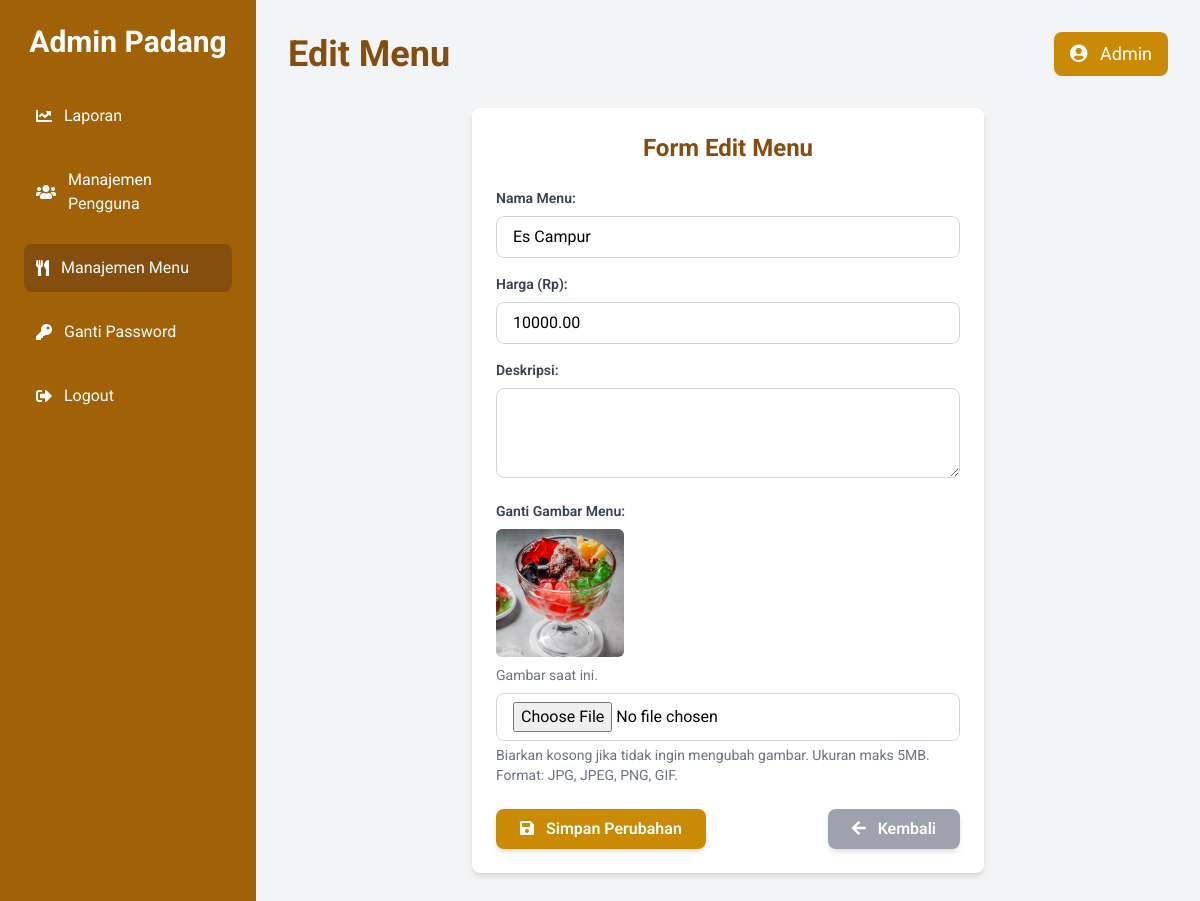
Screenshot of /edit_menu.php?id=12 (signed in) with the database file from the repository.
### tables this page shows
CREATE TABLE `menus` (
  `id` int(6) UNSIGNED NOT NULL,
  `nama_menu` varchar(255) NOT NULL,
  `deskripsi` text DEFAULT NULL,
  `harga` decimal(10,2) NOT NULL,
  `gambar_url` varchar(255) DEFAULT NULL,
  `reg_date` timestamp NOT NULL DEFAULT current_timestamp() ON UPDATE current_timestamp()
);

### edit_menu.php (the view, shortened to what this page needs)
<?php
include 'koneksi.php';
$menu_to_edit = null;
if (isset($_GET['id'])) {
    $edit_menu_id = $_GET['id'];
    $stmt = $conn->prepare("SELECT id, nama_menu, deskripsi, harga, gambar_url FROM menus WHERE id = ?");
    $stmt->bind_param("i", $edit_menu_id);
    $stmt->execute();
    $result = $stmt->get_result();
    $menu_to_edit = $result->fetch_assoc();
} else {
    header("Location: manage_menus.php");
    exit();
}
?>
<!DOCTYPE html>
<html lang="id">
<head>
    <script src="https://cdn.tailwindcss.com"></script>
    <link href="https://cdnjs.cloudflare.com/ajax/libs/font-awesome/5.15.3/css/all.min.css" rel="stylesheet"/>
</head>
<body class="bg-gray-100 flex">
    <aside class="w-64 bg-yellow-700 text-white min-h-screen p-6">
        <div class="text-3xl font-bold mb-8 text-center">Admin Padang</div>
        <nav>
            <ul>
                <li class="mb-4">
                    <a href="dashboard_admin.php" class="flex items-center text-white hover:bg-yellow-800 p-3 rounded-lg transition duration-200">
                        <i class="fas fa-chart-line mr-3"></i> Laporan
                    </a>
                </li>
                <li class="mb-4">
                    <a href="manage_users.php" class="flex items-center text-white hover:bg-yellow-800 p-3 rounded-lg transition duration-200">
                        <i class="fas fa-users mr-3"></i> Manajemen Pengguna
                    </a>
                </li>
                <li class="mb-4">
                    <a href="manage_menus.php" class="flex items-center text-white bg-yellow-800 p-3 rounded-lg transition duration-200">
                        <i class="fas fa-utensils mr-3"></i> Manajemen Menu
                    </a>
                </li>
                <li class="mb-4">
                    <a href="change_password.php" class="flex items-center text-white hover:bg-yellow-800 p-3 rounded-lg transition duration-200">
                        <i class="fas fa-key mr-3"></i> Ganti Password
                    </a>
                </li>
                <li class="mb-4">
                    <a href="logout.php" class="flex items-center text-white hover:bg-yellow-800 p-3 rounded-lg transition duration-200">
                        <i class="fas fa-sign-out-alt mr-3"></i> Logout
                    </a>
                </li>
            </ul>
        </nav>
    </aside>
    <main class="flex-1 p-8">
        <header class="flex justify-between items-center mb-8">
            <h1 class="text-4xl font-bold text-yellow-800">Edit Menu</h1>
            <div class="bg-yellow-600 text-white px-4 py-2 rounded-lg text-lg">
                <i class="fas fa-user-circle mr-2"></i> Admin
            </div>
        </header>
        <section class="bg-white p-6 rounded-lg shadow-md max-w-lg mx-auto">
            <h2 class="text-2xl font-bold text-yellow-800 mb-6 text-center">Form Edit Menu</h2>
            <form action="edit_menu.php?id=<?php echo $menu_to_edit['id']; ?>" method="POST" enctype="multipart/form-data">
                <div class="mb-4">
                    <label for="nama_menu" class="block text-gray-700 text-sm font-semibold mb-2">Nama Menu:</label>
                    <input type="text" id="nama_menu" name="nama_menu" value="<?php echo htmlspecialchars($menu_to_edit['nama_menu']); ?>" class="w-full px-4 py-2 border border-gray-300 rounded-lg focus:outline-none focus:ring-2 focus:ring-yellow-500" required>
                </div>
                <div class="mb-4">
                    <label for="harga" class="block text-gray-700 text-sm font-semibold mb-2">Harga (Rp):</label>
                    <input type="number" id="harga" name="harga" step="0.01" value="<?php echo htmlspecialchars($menu_to_edit['harga']); ?>" class="w-full px-4 py-2 border border-gray-300 rounded-lg focus:outline-none focus:ring-2 focus:ring-yellow-500" required>
                </div>
                <div class="mb-4">
                    <label for="deskripsi" class="block text-gray-700 text-sm font-semibold mb-2">Deskripsi:</label>
                    <textarea id="deskripsi" name="deskripsi" rows="3" class="w-full px-4 py-2 border border-gray-300 rounded-lg focus:outline-none focus:ring-2 focus:ring-yellow-500"><?php echo htmlspecialchars($menu_to_edit['deskripsi']); ?></textarea>
                </div>
                <div class="mb-6">
                    <label for="gambar" class="block text-gray-700 text-sm font-semibold mb-2">Ganti Gambar Menu:</label>
                    <?php if (!empty($menu_to_edit['gambar_url']) && file_exists($menu_to_edit['gambar_url'])): ?>
                        <img src="<?php echo htmlspecialchars($menu_to_edit['gambar_url']); ?>" alt="Current Image" class="w-32 h-32 object-cover rounded-md mb-2">
                        <p class="text-sm text-gray-500 mb-2">Gambar saat ini.</p>
                    <?php else: ?>
                        <p class="text-sm text-gray-500 mb-2">Tidak ada gambar saat ini.</p>
                    <?php endif; ?>
                    <input type="file" id="gambar" name="gambar" accept="image/*" class="w-full px-4 py-2 border border-gray-300 rounded-lg focus:outline-none focus:ring-2 focus:ring-yellow-500">
                    <p class="text-sm text-gray-500 mt-1">Biarkan kosong jika tidak ingin mengubah gambar. Ukuran maks 5MB. Format: JPG, JPEG, PNG, GIF.</p>
                </div>
                <div class="flex justify-between">
                    <button type="submit" class="bg-yellow-600 text-white px-6 py-2 rounded-lg font-semibold shadow-md hover:bg-yellow-700 transition">
                        <i class="fas fa-save mr-2"></i> Simpan Perubahan
                    </button>
                    <a href="manage_menus.php" class="bg-gray-400 text-white px-6 py-2 rounded-lg font-semibold shadow-md hover:bg-gray-500 transition">
                        <i class="fas fa-arrow-left mr-2"></i> Kembali
                    </a>
                </div>
            </form>
        </section>
    </main>
</body>
</html>

### edit_menu.php (style rules this page uses)
body { font-family: 'Roboto', sans-serif; }

### rows the page displays
menus: nama_menu "Es Campur", harga "10000.00", gambar_url (picture)
